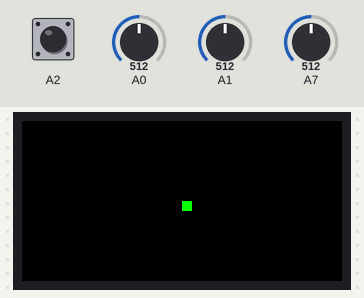
Bench run of a sketch on a simulated Arduino Nano, built with avr-gcc and run on an emulated ATmega328P. Parts: 160×80 colour display. The inputs (shaded band) are chosen by the test bench; at power-on: A0 = 512, A1 = 512, A2 HIGH, A7 = 512. Random numbers use the default seed unless the sketch sets one.

Above: at 1.3 s.
1.4 s: A0 set to 56
2.9 s: A0 set to 45
At 3.02 s:
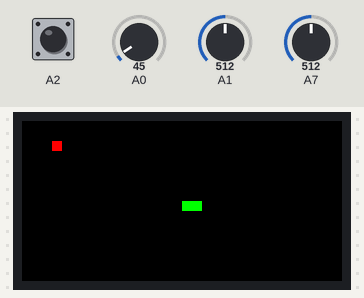
5.1 s: A1 set to 55
At 8.0 s:
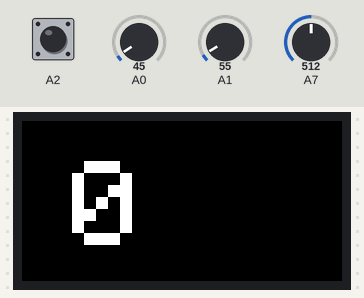
8.1 s: A1 set to 47
9.6 s: A0 set to 89
12.6 s: A1 set to 1010
At 13.06 s:
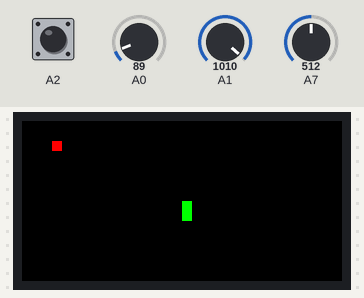
At 15.2 s:
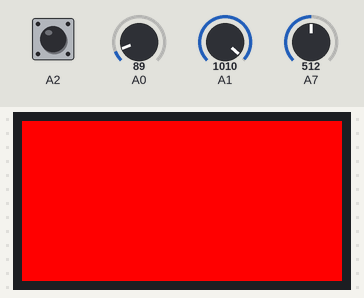
Timing chart, 0 to 15.4 s (numbered marks = the images above; inputs shaded):
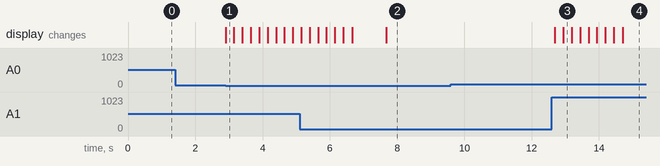

Measured:
- the behaviour switches between 51 and 50 on A0 (found by bisection; images 0 and 1)
- after the input at 1.4 s, every drawn part: stays the same
- after the input at 2.9 s, the display: changes at once (image 1)
- after the input at 8.1 s, every drawn part: stays the same
- after the input at 9.6 s, every drawn part: stays the same

The sketch:

Snake5.ino
```cpp
#include <Adafruit_GFX.h>
#include <Adafruit_ST7735.h>
#include <SPI.h>

#define dfc 250            // устанавливает длину игрового тика
#define len 5              // устанавливает начальную длину змеи
#define SnakeColor 0x07e0  // цвет змеи (rbg565)
#define AppleColor 0xf800  // цвет яблока
#define AppleMax 5         // максимальное число яблок на поле
#define plus 1             // столько получает очков за сбор каждого яблока

Adafruit_ST7735 tft = Adafruit_ST7735(8, 9, 10);

byte direction;  // 0 - вниз, 1 - вправо, 2 - вверх, 3 - влево

int length = 0;
int head_coordinates[512]{};
int Apples_coordinates[AppleMax]{};

int headCoordinateX;
int headCoordinateY;

int lastCoordinateX;
int lastCoordinateY;

int AppleX;
int AppleY;
int FlatAppleCoordinate;

int flatHeadCoordinate;
int difficult;
byte applesCounter;
unsigned long timer = 0;
unsigned long timer1 = 0;

byte n = 0;


void setup() {
  Serial.begin(9600);
  tft.initR(INITR_MINI160x80_PLUGIN);
  tft.setRotation(3);
  pinMode(A2, INPUT_PULLUP);
  restart();
}


void loop() {

  direction_reader();

  if (millis() - timer >= difficult && direction != 4) {
    switch (direction) {
      case 0:
        flatHeadCoordinate = flatHeadCoordinate - 32;
        break;
      case 1:
        flatHeadCoordinate = flatHeadCoordinate + 1;
        break;
      case 2:
        flatHeadCoordinate = flatHeadCoordinate + 32;
        break;
      case 3:
        flatHeadCoordinate = flatHeadCoordinate - 1;
        break;
    }

    int headCoordinateXOld = headCoordinateX;
    coordinate_counter();

    if (millis() - timer1 >= 5000 && applesCounter < AppleMax || applesCounter == 0) {  // спавнит яблоки
      randomSeed(analogRead(A7));
      FlatAppleCoordinate = random(0, 512);
      for (int i = 0; i <= length; i++) {  // не позволяет яблоку заспавнится внутри змеи
        while (FlatAppleCoordinate == head_coordinates[i] || FlatAppleCoordinate == Apples_coordinates[i]) { FlatAppleCoordinate = random(0, 512); }
      }
      for (int i = 0; i < AppleMax; i++) {  // если находит, то заполняет пустую ячейку в массиве с координатами яблок новой координатой яблока
        if (Apples_coordinates[i] == 0) {
          Apples_coordinates[i] = FlatAppleCoordinate;
          break;
        }
      }
      timer1 = millis();
      coordinate_counter();
      tft.fillRect(AppleX, AppleY, 5, 5, AppleColor);
      applesCounter++;
    }

    for (int i = 0; i <= length; i++) {
      head_coordinates[i] = head_coordinates[i + 1];  // передвигает старые значения головы
    }
    for (int i = 0; i < length; i++) {
      if (flatHeadCoordinate == head_coordinates[i] && flatHeadCoordinate != 0) {  // врезание в себя рестартит
        loss();
        break;
      }
    }
    for (int i = 0; i <= AppleMax; i++) {  // поедание яблок
      if (flatHeadCoordinate == Apples_coordinates[i]) {
        length = length + plus;
        applesCounter--;
        Apples_coordinates[i] = 0;
      }
    }

    head_coordinates[length] = flatHeadCoordinate;

    if (headCoordinateY < 0 || headCoordinateY > 79) { loss(); }
    if (abs(headCoordinateX - headCoordinateXOld) > 10) { loss(); }
    tft.fillRect(headCoordinateX, headCoordinateY, 5, 5, SnakeColor);
    tft.fillRect(lastCoordinateX, lastCoordinateY, 5, 5, 0);

    timer = millis();
    n = 0;
  }
}


void direction_reader() {
  if (digitalRead(A2) == 0) { difficult = dfc / 2; }  //обработка кнопки
  else if (digitalRead(A2) == 1) {
    difficult = dfc;
  }

  if (analogRead(A0) <= 50 && direction != 3 && n <= 2 && direction != 1) {
    direction = 1;
    n++;
  }  //обработка джойстика VRY
  else if (analogRead(A0) >= 1000 && direction != 1 && n <= 2 && direction != 3) {
    direction = 3;
    n++;
  }

  if (analogRead(A1) <= 50 && direction != 2 && n <= 2 && direction != 0) {
    direction = 0;
    n++;
  }  //обработка джойстика VRX
  else if (analogRead(A1) >= 1000 && direction != 0 && n <= 2 && direction != 2) {
    direction = 2;
    n++;
  }
}


void coordinate_counter() {
  headCoordinateX = (flatHeadCoordinate % 32) * 5;
  headCoordinateY = (flatHeadCoordinate / 32) * 5;
  lastCoordinateX = (head_coordinates[0] % 32) * 5;
  lastCoordinateY = (head_coordinates[0] / 32) * 5;
  AppleX = (FlatAppleCoordinate % 32) * 5;
  AppleY = (FlatAppleCoordinate / 32) * 5;
}


void loss() {
  tft.fillScreen(0xf800);
  delay(1000);
  tft.fillScreen(0);
  tft.setCursor(25, 20);
  tft.setTextColor(0xffff);
  tft.setTextSize(6);
  tft.print(length - len + 1);
  delay(5000);
  restart();
}


void restart() {
  memset(Apples_coordinates, 0, AppleMax);
  memset(head_coordinates, 0, 512);
  difficult = dfc;
  length = len - 1;
  direction = 4;
  tft.fillScreen(0);
  tft.fillRect(80, 40, 5, 5, SnakeColor);
  flatHeadCoordinate = 272;
  head_coordinates[length] = 272;
  applesCounter = 0;
  n = 0;
  coordinate_counter();
}
```
